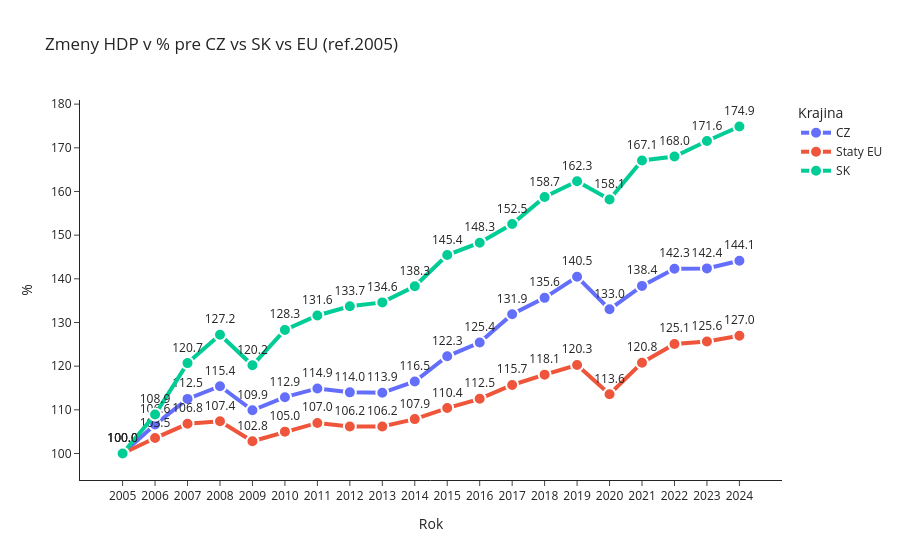

The cell this chart's notebook holds for it:
### Code cell
###Celkovy hruby domaci produkt na krajinu

gdp_perc = eurostat.get_data_df('nama_10_gdp')
gdp_perc = gdp_perc[(gdp_perc['geo\\TIME_PERIOD']).isin(['SK', 'CZ', 'EU27_2020']) & (gdp_perc['na_item'] == 'B1GQ') & (gdp_perc['unit'].isin(['CLV_I05']))]
gdp_perc = gdp_perc[['unit', 'geo\\TIME_PERIOD','2005','2006','2007','2008','2009','2010','2011','2012','2013','2014','2015','2016','2017','2018','2019','2020','2021','2022','2023','2024']]
gdp_perc['geo\\TIME_PERIOD'] = gdp_perc['geo\\TIME_PERIOD'].replace({ 'EA': 'Oblast Eura','EU27_2020': 'Staty EU'})
gdp_perc = gdp_perc.rename(columns={'geo\\TIME_PERIOD': 'Krajina', 'unit' : 'Jednotka'})
gdp_perc['Jednotka'] = gdp_perc['Jednotka'].replace({'CLV_I05': 'Referencny rok 2005'})

float_cols = ['2007','2008','2009','2010','2011','2012','2013']

gdp_perc[float_cols] = gdp_perc[float_cols].astype(np.float32).round(1)


display(gdp_perc.tail(100))

gdp_2 = gdp_perc.melt(
    id_vars=['Krajina'],
    value_vars=['2005','2006','2007','2008','2009','2010','2011','2012','2013','2014','2015','2016','2017','2018','2019','2020','2021','2022','2023','2024'],
    var_name='Year',
    value_name='Gross_GDP')

fig = px.line(
    gdp_2,
    x='Year',
    y='Gross_GDP',
    color='Krajina',
    markers=True,
    text='Gross_GDP',
    title='Zmeny HDP v % pre CZ vs SK vs EU (ref.2005)',
    labels={'Gross_GDP': '%', 'Year': 'Rok'}
)

fig.for_each_trace(lambda t: t.update(
    mode='lines+markers+text',
    line=dict(width=4),
    marker=dict(size=12, line=dict(width=2, color='white')),
    textposition='top center',
    texttemplate='%{text:.1f}'  # 1 decimal
))

fig.update_layout(template='simple_white', hovermode=False)
fig.show()

file_name = f'./Ekonomicky rast a cykkly/gross_perc_2005_{today}.csv'
gdp_perc.to_csv(os.getcwd() + r'.\Ekonomicky rast a cykkly\gross_perc_2005_{}.csv'.format(today),index=True, header=True, encoding="utf-8-sig")

### Figure 1 — Plotly figure (JSON) as saved in the notebook; plotly's stock layout.template omitted (floating-point values rounded to 4 significant figures)
{"data": [{"hovertemplate": "Krajina=CZ<br>Rok=%{x}<br>%=%{text}<extra></extra>", "legendgroup": "CZ", "line": {"color": "#636efa", "dash": "solid", "width": 4}, "marker": {"line": {"color": "white", "width": 2}, "size": 12, "symbol": "circle"}, "mode": "lines+markers+text", "name": "CZ", "orientation": "v", "showlegend": true, "text": [100.0, 106.6, 112.5, 115.4, 109.9, 112.9, 114.9, 114.0, 113.9, 116.5, 122.3, 125.4, 131.9, 135.6, 140.5, 133.0, 138.4, 142.3, 142.4, 144.1], "textposition": "top center", "texttemplate": "%{text:.1f}", "type": "scatter", "x": ["2005", "2006", "2007", "2008", "2009", "2010", "2011", "2012", "2013", "2014", "2015", "2016", "2017", "2018", "2019", "2020", "2021", "2022", "2023", "2024"], "xaxis": "x", "y": [100.0, 106.6, 112.5, 115.4, 109.9, 112.9, 114.9, 114.0, 113.9, 116.5, 122.3, 125.4, 131.9, 135.6, 140.5, 133.0, 138.4, 142.3, 142.4, 144.1], "yaxis": "y"}, {"hovertemplate": "Krajina=Staty EU<br>Rok=%{x}<br>%=%{text}<extra></extra>", "legendgroup": "Staty EU", "line": {"color": "#EF553B", "dash": "solid", "width": 4}, "marker": {"line": {"color": "white", "width": 2}, "size": 12, "symbol": "circle"}, "mode": "lines+markers+text", "name": "Staty EU", "orientation": "v", "showlegend": true, "text": [100.0, 103.5, 106.8, 107.4, 102.8, 105.0, 107.0, 106.2, 106.2, 107.9, 110.4, 112.5, 115.7, 118.1, 120.3, 113.6, 120.8, 125.1, 125.6, 127.0], "textposition": "top center", "texttemplate": "%{text:.1f}", "type": "scatter", "x": ["2005", "2006", "2007", "2008", "2009", "2010", "2011", "2012", "2013", "2014", "2015", "2016", "2017", "2018", "2019", "2020", "2021", "2022", "2023", "2024"], "xaxis": "x", "y": [100.0, 103.5, 106.8, 107.4, 102.8, 105.0, 107.0, 106.2, 106.2, 107.9, 110.4, 112.5, 115.7, 118.1, 120.3, 113.6, 120.8, 125.1, 125.6, 127.0], "yaxis": "y"}, {"hovertemplate": "Krajina=SK<br>Rok=%{x}<br>%=%{text}<extra></extra>", "legendgroup": "SK", "line": {"color": "#00cc96", "dash": "solid", "width": 4}, "marker": {"line": {"color": "white", "width": 2}, "size": 12, "symbol": "circle"}, "mode": "lines+markers+text", "name": "SK", "orientation": "v", "showlegend": true, "text": [100.0, 108.9, 120.7, 127.2, 120.2, 128.3, 131.6, 133.7, 134.6, 138.3, 145.4, 148.3, 152.5, 158.7, 162.3, 158.1, 167.1, 168.0, 171.6, 174.9], "textposition": "top center", "texttemplate": "%{text:.1f}", "type": "scatter", "x": ["2005", "2006", "2007", "2008", "2009", "2010", "2011", "2012", "2013", "2014", "2015", "2016", "2017", "2018", "2019", "2020", "2021", "2022", "2023", "2024"], "xaxis": "x", "y": [100.0, 108.9, 120.7, 127.2, 120.2, 128.3, 131.6, 133.7, 134.6, 138.3, 145.4, 148.3, 152.5, 158.7, 162.3, 158.1, 167.1, 168.0, 171.6, 174.9], "yaxis": "y"}], "layout": {"hovermode": false, "legend": {"title": {"text": "Krajina"}, "tracegroupgap": 0}, "title": {"text": "Zmeny HDP v % pre CZ vs SK vs EU (ref.2005)"}, "xaxis": {"anchor": "y", "domain": [0, 1], "title": {"text": "Rok"}}, "yaxis": {"anchor": "x", "domain": [0, 1], "title": {"text": "%"}}}}
